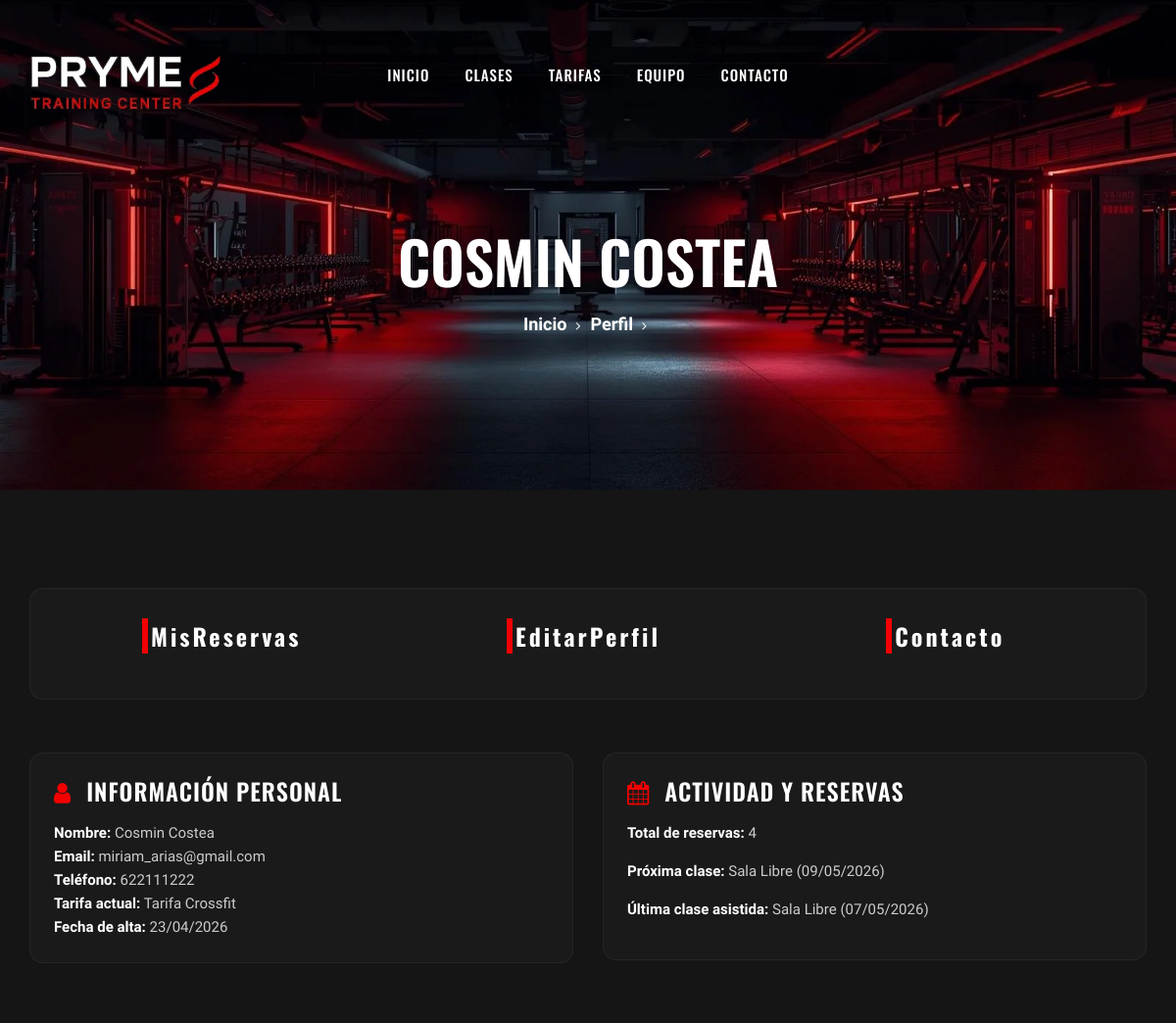
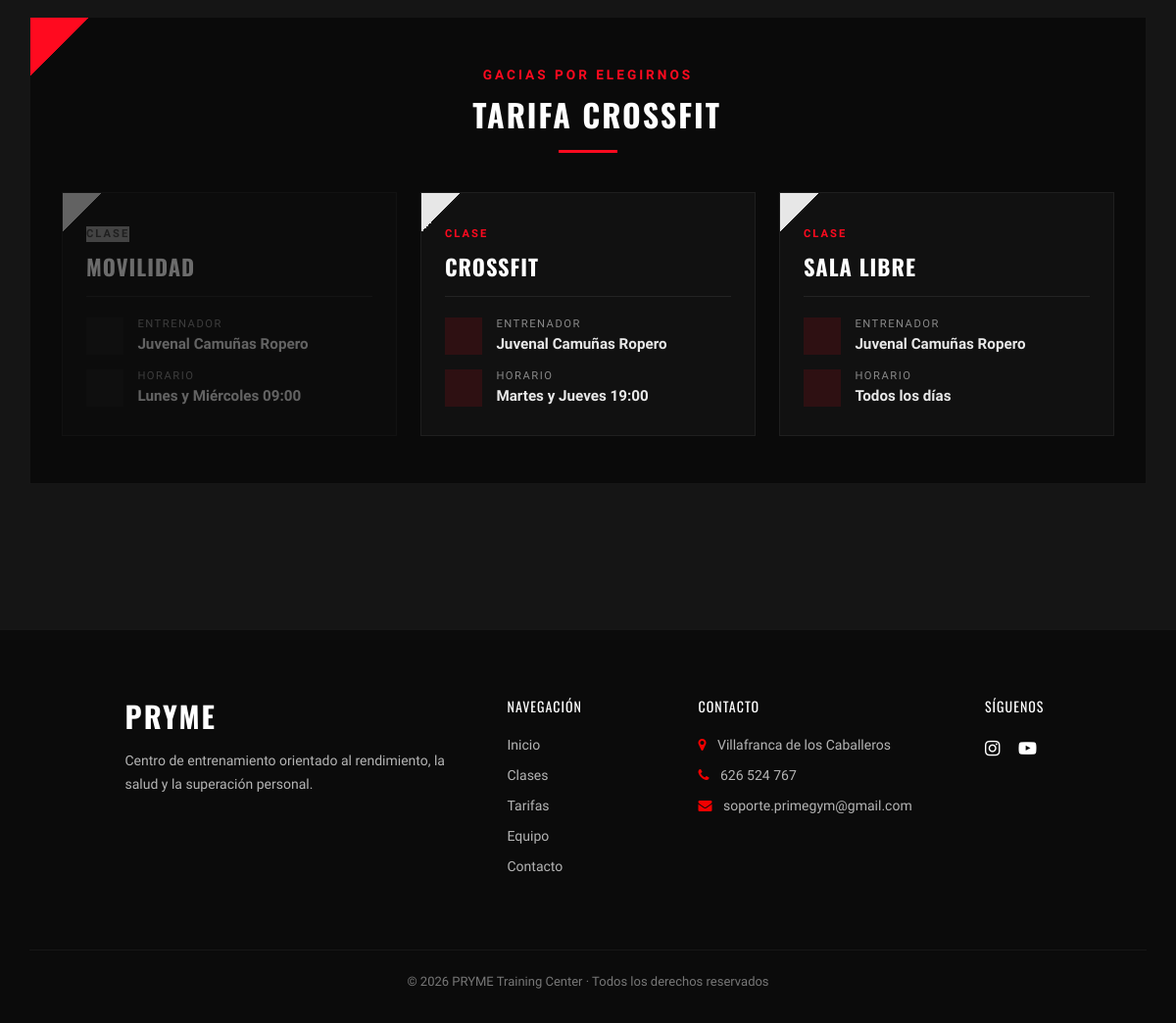
The app's page /perfil/ with its own data (2 pictures, top to bottom).
### gimnasio/models.py (models this page shows, shortened)
class Cliente(models.Model):
    nombre = models.CharField(max_length=100)
    email = models.EmailField(unique=True)
    telefono = models.CharField(max_length=20, blank=True)
    password = models.CharField(max_length=255)
    tarifa = models.ForeignKey(Tarifa, on_delete=models.SET_NULL, null=True, related_name="usuarios")
    fecha_registro = models.DateField(auto_now_add=True)

class Tarifa(models.Model):
    nombre = models.CharField(max_length=50)
    precio = models.DecimalField(max_digits=10, decimal_places=2)
    duracion_meses = models.IntegerField()
    descripcion = models.TextField(blank=True, null=True)
    def __str__(self):
        return self.nombre

class Reserva(models.Model):
    ESTADOS = [
        ('reservada', 'Reservada'),
        ('asistio', 'Asistió'),
        ('cancelada', 'Cancelada'),
    ]
    cliente = models.ForeignKey(Cliente, on_delete=models.CASCADE, related_name="reservas")
    clase = models.ForeignKey(Clase, on_delete=models.CASCADE, related_name="reservas")
    fecha_reserva = models.DateField()
    estado = models.CharField(max_length=10, choices=ESTADOS, default='reservada')
    class Meta:
        unique_together = ('cliente', 'clase', 'fecha_reserva')

class Clase(models.Model):
    nombre = models.CharField(max_length=100)
    descripcion = models.TextField(blank=True, null=True)
    horario = models.CharField(max_length=50)
    entrenador = models.ForeignKey(Entrenador, on_delete=models.SET_NULL, null=True, related_name="clases")
    tarifas = models.ManyToManyField(Tarifa, related_name="clases")
    capacidad = models.IntegerField(default=20)

class Entrenador(models.Model):
    ROLES = [
        ('admin', 'Administrador'),
        ('empleado', 'Empleado'),
    ]
    nombre = models.CharField(max_length=100)
    email = models.EmailField(unique=True)
    telefono = models.CharField(max_length=20, blank=True)
    especialidad = models.CharField(max_length=100)
    rol = models.CharField(max_length=10, choices=ROLES, default='empleado')
    password = models.CharField(max_length=255)

### perfil/views.py (the view)
# urls.py: path('', views.dashboard, name='dashboard'),
def dashboard(request):
    cliente = get_cliente_actual()
    clases = Clase.objects.all().prefetch_related('tarifas')
    for clase in clases:
        clase.disponible = cliente.tarifa in clase.tarifas.all()
    reservas = cliente.reservas.all().order_by('fecha_reserva')
    proxima_reserva = reservas.filter(
        fecha_reserva__gte=date.today(),
        estado='reservada'
    ).first()
    ultima_asistencia = reservas.filter(
        estado='asistio'
    ).order_by('-fecha_reserva').first()
    context = {
        'cliente': cliente,
        'tarifa': cliente.tarifa,
        'num_reservas': reservas.count(),
        'proxima_reserva': proxima_reserva,
        'ultima_asistencia': ultima_asistencia,
        'clases': clases,
    }
    return render(request, 'perfil/dashboard.html', context)

### perfil/templates/perfil/dashboard.html
{% extends 'perfil/components/base_perfil.html' %}
{% block contenido %}
<div class="row">
    <div class="col-lg-12">
        {% include 'perfil/components/acciones_rapidas.html' %}
    </div>
</div>
<div class="row">
    <div class="col-lg-6 mb-4">
        {% include 'perfil/components/resumen_cliente.html' %}
    </div>
    <div class="col-lg-6 mb-4">
        {% include 'perfil/components/resumen_reservas.html' %}
    </div>
</div>
<div class="row">
    <div class="col-lg-12 mb-4">
        {% include 'perfil/components/clases_disponibles.html' %}
    </div>
</div>
{% endblock %}

### perfil/templates/perfil/components/base_perfil.html (shortened to what this page needs)
{% load static %}
<!DOCTYPE html>
<html lang="zxx">
<head>
    <link rel="stylesheet" href="{% static 'css/bootstrap.min.css' %}" type="text/css">
    <link rel="stylesheet" href="{% static 'css/font-awesome.min.css' %}" type="text/css">
    <link rel="stylesheet" href="{% static 'css/flaticon.css' %}" type="text/css">
    <link rel="stylesheet" href="{% static 'css/owl.carousel.min.css' %}" type="text/css">
    <link rel="stylesheet" href="{% static 'css/barfiller.css' %}" type="text/css">
    <link rel="stylesheet" href="{% static 'css/magnific-popup.css' %}" type="text/css">
    <link rel="stylesheet" href="{% static 'css/slicknav.min.css' %}" type="text/css">
    <link rel="stylesheet" href="{% static 'css/style.css' %}" type="text/css">
    <link rel="stylesheet" href="{% static 'css/perfil/style_perfil.css' %}" type="text/css">
    <link rel="stylesheet" href="https://unpkg.com/aos@next/dist/aos.css" />
</head>
<body>
    <header class="header-section">
        <div class="container-fluid">
            <div class="row">
                <div class="col-lg-3">
                    <div class="logo">
                        <a href="{% url 'main' %}">
                            <img src="{% static 'img/logo.webp' %}" alt="Prime Gym Logo">
                        </a>
                    </div>
                </div>
                <div class="col-lg-6">
                    <nav class="nav-menu">
                        <ul>
                            <li><a href="{% url 'main' %}">Inicio</a></li>
                            <li><a href="{% url 'clases' %}">Clases</a></li>
                            <li><a href="{% url 'tarifas' %}">Tarifas</a></li>
                            <li><a href="{% url 'equipo' %}">Equipo</a></li>
                            <li><a href="{% url 'contacto' %}">Contacto</a></li>
                        </ul>
                    </nav>
                </div>
            </div>
        </div>
    </header>
    <section class="breadcrumb-section set-bg" data-setbg="{% static 'img/breadcrumb-bg.webp' %}">
        <div class="container">
            <div class="row">
                <div class="col-lg-12 text-center">
                    <div class="breadcrumb-text">
                        <h2 data-aos="fade-right" data-aos-delay="300"> {{cliente.nombre}}</h2>
                        <div class="bt-option" data-aos="fade-left" data-aos-delay="400">
                            <a href="{% url 'main' %}">Inicio</a>
                            <a href="{% url 'perfil:dashboard'%}">Perfil</a>
                        </div>
                    </div>
                </div>
            </div>
        </div>
    </section>
    <section class="spad">
        <div class="container">
            {% block contenido %}
            {% endblock %}
        </div>
    </section>
    <footer class="footer-section">
        <div class="container">
            <div class="row justify-content-center">
                <div class="col-lg-4 col-md-6 mb-4">
                    <div class="footer-brand">
                        <h3>PRYME</h3>
                        <p>
                            Centro de entrenamiento orientado al rendimiento,
                            la salud y la superación personal.
                        </p>
                    </div>
                </div>
                <div class="col-lg-2 col-md-6 mb-4">
                    <h5 class="footer-title">Navegación</h5>
                    <ul class="footer-links">
                        <li><a href="{% url 'main' %}">Inicio</a></li>
                        <li><a href="{% url 'clases' %}">Clases</a></li>
                        <li><a href="{% url 'tarifas' %}">Tarifas</a></li>
                        <li><a href="{% url 'equipo' %}">Equipo</a></li>
                        <li><a href="{% url 'contacto' %}">Contacto</a></li>
                    </ul>
                </div>
                <div class="col-lg-3 col-md-6 mb-4">
                    <h5 class="footer-title">Contacto</h5>
                    <ul class="footer-contact">
                        <li><i class="fa fa-map-marker"></i> Villafranca de los Caballeros</li>
                        <li><i class="fa fa-phone"></i> 626 524 767</li>
                        <li><i class="fa fa-envelope"></i> soporte.primegym@gmail.com</li>
                    </ul>
                </div>
                <div class="col-xl-1 col-lg-3 col-md-4 mb-4">
                    <h5 class="footer-title">Síguenos</h5>
                    <div class="footer-social">
                        <a href="#"><i class="fa fa-instagram"></i></a>
                        <a href="#"><i class="fa fa-youtube-play"></i></a>
                    </div>
                </div>
            </div>
            <div class="footer-bottom text-center">
                <p>
                    ©
                    PRYME Training Center · Todos los derechos reservados
                </p>
            </div>
        </div>
    </footer>
</body>
</html>

### perfil/templates/perfil/components/resumen_cliente.html
<div class="row mb-4">
    <div class="col-lg-12">
        <div class="class-item p-4">
            <h4 class="mb-3">
                <i class="fa fa-user"></i> Información personal
            </h4>
            <ul class="list-unstyled">
                <li>
                    <strong>Nombre:</strong> {{ cliente.nombre }}
                </li>
                <li>
                    <strong>Email:</strong> {{ cliente.email }}
                </li>
                {% if cliente.telefono %}
                <li>
                    <strong>Teléfono:</strong> {{ cliente.telefono }}
                </li>
                {% endif %}
                <li>
                    <strong>Tarifa actual:</strong> {{ cliente.tarifa.nombre }}
                </li>
                <li>
                    <strong>Fecha de alta:</strong> {{ cliente.fecha_registro|date:"d/m/Y" }}
                </li>
            </ul>
        </div>
    </div>
</div>

### perfil/templates/perfil/components/resumen_reservas.html
<div class="row mb-4">
    <div class="col-lg-12">
        <div class="class-item p-4">
            <h4 class="mb-3">
                <i class="fa fa-calendar"></i> Actividad y reservas
            </h4>
            <p>
                <strong>Total de reservas:</strong> {{ num_reservas }}
            </p>
            {% if proxima_reserva %}
                <p>
                    <strong>Próxima clase:</strong>
                    {{ proxima_reserva.clase.nombre }}
                    ({{ proxima_reserva.fecha_reserva|date:"d/m/Y" }})
                </p>
            {% else %}
                <p>No tienes clases reservadas próximamente.</p>
            {% endif %}
            {% if ultima_asistencia %}
                <p>
                    <strong>Última clase asistida:</strong>
                    {{ ultima_asistencia.clase.nombre }}
                    ({{ ultima_asistencia.fecha_reserva|date:"d/m/Y" }})
                </p>
            {% else %}
                <p>
                    <strong>Última clase asistida:</strong> No dudes en reservar tu primera clase.
                </p>
            {% endif %}
        </div>
    </div>
</div>

### perfil/templates/perfil/components/clases_disponibles.html (shortened to what this page needs)
<div class="row mb-4">
    <div class="col-lg-12">
        <div class="clases-disponibles-section">
            <div class="clases-header">
                <span class="clases-subtitle">GACIAS POR ELEGIRNOS</span>
                <h4 class="clases-title">
                    {% if cliente.tarifa == None %}
                        No tienes tarifa
                    {% else %}
                        {{ cliente.tarifa }}
                    {% endif %}
                </h4>
                <div class="clases-divider"></div>
            </div>
            {% if clases %}
                <div class="clases-grid">
                    {% for clase in clases %}
                        <div class="clase-card {% if not clase.disponible %}clase-card--disabled{% endif %}">
                            <div class="clase-card-body">
                                <span class="clase-tag">CLASE</span>
                                <h5 class="clase-nombre">{{ clase.nombre }}</h5>
                                <div class="clase-info">
                                    <div class="clase-info-item">
                                        <i class="fa fa-user-tie"></i>
                                        <div>
                                            <span class="clase-info-label">Entrenador</span>
                                            <span class="clase-info-value">{{ clase.entrenador.nombre }}</span>
                                        </div>
                                    </div>
                                    <div class="clase-info-item">
                                        <i class="fa fa-clock"></i>
                                        <div>
                                            <span class="clase-info-label">Horario</span>
                                            <span class="clase-info-value">{{ clase.horario }}</span>
                                        </div>
                                    </div>
                                </div>
                            </div>
                        </div>
                    {% endfor %}
                </div>
            {% else %}
                <div class="clases-empty">
                    <i class="fa fa-circle-exclamation"></i>
                    <p>No hay clases disponibles para tu tarifa.</p>
                </div>
            {% endif %}
        </div>
    </div>
</div>

### records on screen
Cliente: nombre "COSMIN COSTEA", nombre "Cosmin Costea", email "miriam_arias@gmail.com", telefono "622111222", tarifa.nombre "Tarifa Crossfit", fecha_registro "23/04/2026", tarifa "TARIFA CROSSFIT"
Reserva: clase.nombre "Sala Libre", fecha_reserva "09/05/2026"
Reserva: clase.nombre "Sala Libre", fecha_reserva "07/05/2026"
Clase: nombre "MOVILIDAD", entrenador.nombre "Juvenal Camuñas Ropero", horario "Lunes y Miércoles 09:00"
Clase: nombre "CROSSFIT", entrenador.nombre "Juvenal Camuñas Ropero", horario "Martes y Jueves 19:00"
Clase: nombre "SALA LIBRE", entrenador.nombre "Juvenal Camuñas Ropero", horario "Todos los días"

### other values on screen
{{ num_reservas }} "4"
